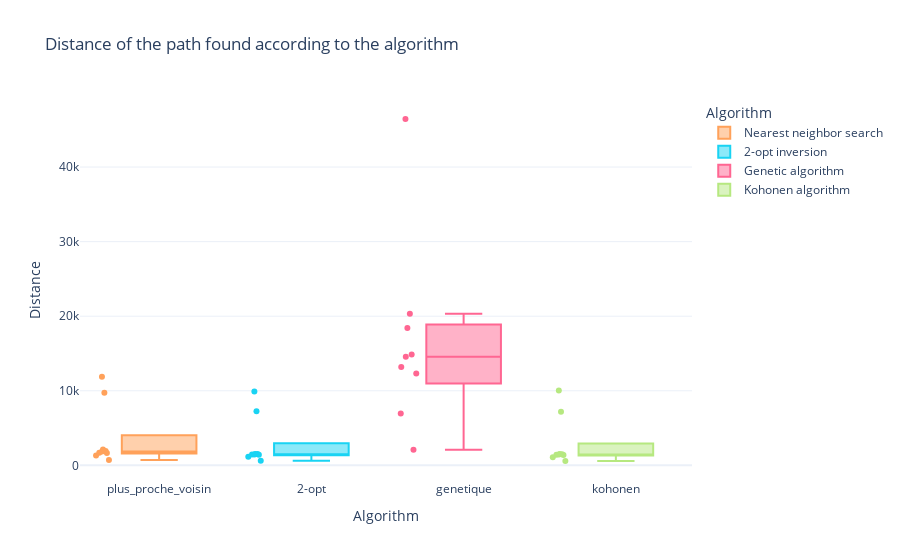
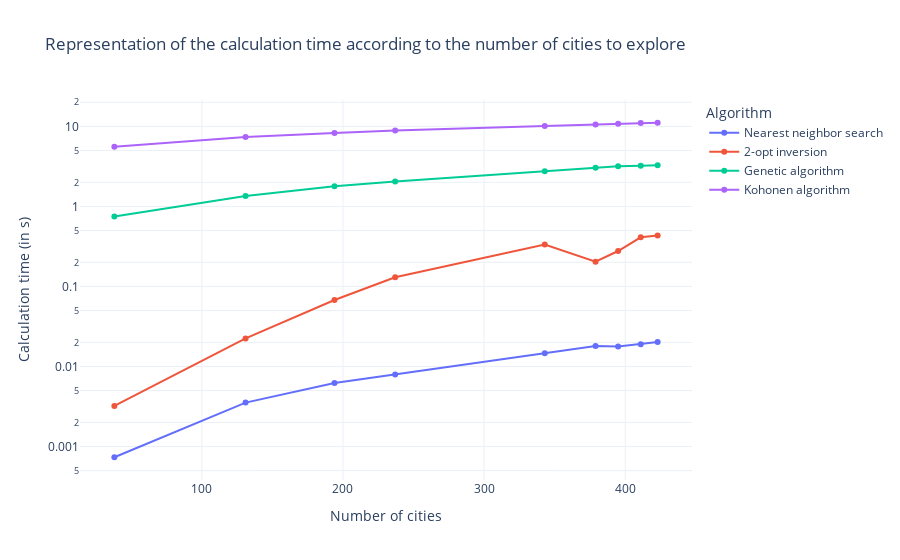

The cell these charts' notebook holds for them, in order:
### Markdown cell above
### Affichage des graphiques de comparaison des algorithmes implémentés

### Code cell
# Création des visuels d'analyse des algorithmes

fig_analyse_distance=representation_resultats('resultats/csv/test_global_algos.csv')
fig_analyse_distance.show()

fig_analyse_temps_cacul=representation_temps_calcul('resultats/csv/test_global_algos.csv')
fig_analyse_temps_cacul.show()

### Figure 1 — Plotly figure (JSON) as saved in the notebook; plotly's stock layout.template omitted (floating-point values rounded to 4 significant figures)
{"data": [{"alignmentgroup": "True", "boxpoints": "all", "hovertemplate": "Algorithm=%{x}<br>Distance=%{y}<extra></extra>", "legendgroup": "Nearest neighbor search", "marker": {"color": "#FFA15A"}, "name": "Nearest neighbor search", "notched": false, "offsetgroup": "plus_proche_voisin", "orientation": "v", "showlegend": true, "type": "box", "x": ["plus_proche_voisin", "plus_proche_voisin", "plus_proche_voisin", "plus_proche_voisin", "plus_proche_voisin", "plus_proche_voisin", "plus_proche_voisin", "plus_proche_voisin", "plus_proche_voisin"], "x0": " ", "xaxis": "x", "y": [9749.0, 709.5, 11890.0, 1327.0, 2135.0, 1663.0, 1689.0, 1838.0, 1910.0], "y0": " ", "yaxis": "y"}, {"alignmentgroup": "True", "boxpoints": "all", "hovertemplate": "Algorithm=%{x}<br>Distance=%{y}<extra></extra>", "legendgroup": "2-opt inversion", "marker": {"color": "#19d3f3"}, "name": "2-opt inversion", "notched": false, "offsetgroup": "2-opt", "orientation": "v", "showlegend": true, "type": "box", "x": ["2-opt", "2-opt", "2-opt", "2-opt", "2-opt", "2-opt", "2-opt", "2-opt", "2-opt"], "x0": " ", "xaxis": "x", "y": [7245.0, 626.2, 9889.0, 1152.0, 1449.0, 1442.0, 1420.0, 1515.0, 1523.0], "y0": " ", "yaxis": "y"}, {"alignmentgroup": "True", "boxpoints": "all", "hovertemplate": "Algorithm=%{x}<br>Distance=%{y}<extra></extra>", "legendgroup": "Genetic algorithm", "marker": {"color": "#FF6692"}, "name": "Genetic algorithm", "notched": false, "offsetgroup": "genetique", "orientation": "v", "showlegend": true, "type": "box", "x": ["genetique", "genetique", "genetique", "genetique", "genetique", "genetique", "genetique", "genetique", "genetique"], "x0": " ", "xaxis": "x", "y": [12320.0, 2104.0, 46440.0, 6956.0, 18400.0, 20340.0, 13180.0, 14540.0, 14870.0], "y0": " ", "yaxis": "y"}, {"alignmentgroup": "True", "boxpoints": "all", "hovertemplate": "Algorithm=%{x}<br>Distance=%{y}<extra></extra>", "legendgroup": "Kohonen algorithm", "marker": {"color": "#B6E880"}, "name": "Kohonen algorithm", "notched": false, "offsetgroup": "kohonen", "orientation": "v", "showlegend": true, "type": "box", "x": ["kohonen", "kohonen", "kohonen", "kohonen", "kohonen", "kohonen", "kohonen", "kohonen", "kohonen"], "x0": " ", "xaxis": "x", "y": [7186.0, 581.0, 10020.0, 1089.0, 1467.0, 1414.0, 1399.0, 1485.0, 1529.0], "y0": " ", "yaxis": "y"}], "layout": {"boxmode": "overlay", "legend": {"title": {"text": "Algorithm"}, "tracegroupgap": 0}, "title": {"text": "Distance of the path found according to the algorithm"}, "xaxis": {"anchor": "y", "categoryarray": ["2-opt inversion", "Nearest neighbor search", "Genetic algorithm", "Kohonen algorithm", "plus_proche_voisin", "2-opt", "genetique", "kohonen"], "categoryorder": "array", "domain": [0, 1], "title": {"text": "Algorithm"}}, "yaxis": {"anchor": "x", "domain": [0, 1], "title": {"text": "Distance"}}}}

### Figure 2 — Plotly figure (JSON) as saved in the notebook; plotly's stock layout.template omitted (floating-point values rounded to 4 significant figures)
{"data": [{"hovertemplate": "Algorithm=Nearest neighbor search<br>Number of cities=%{x}<br>Calculation time (in s)=%{y}<extra></extra>", "legendgroup": "Nearest neighbor search", "line": {"color": "#636efa", "dash": "solid"}, "marker": {"symbol": "circle"}, "mode": "markers+lines", "name": "Nearest neighbor search", "orientation": "v", "showlegend": true, "type": "scatter", "x": [38, 131, 194, 237, 343, 379, 395, 411, 423], "xaxis": "x", "y": [0.0007339, 0.003534, 0.006202, 0.007929, 0.01462, 0.01802, 0.0178, 0.01902, 0.02021], "yaxis": "y"}, {"hovertemplate": "Algorithm=2-opt inversion<br>Number of cities=%{x}<br>Calculation time (in s)=%{y}<extra></extra>", "legendgroup": "2-opt inversion", "line": {"color": "#EF553B", "dash": "solid"}, "marker": {"symbol": "circle"}, "mode": "markers+lines", "name": "2-opt inversion", "orientation": "v", "showlegend": true, "type": "scatter", "x": [38, 131, 194, 237, 343, 379, 395, 411, 423], "xaxis": "x", "y": [0.003213, 0.02244, 0.06765, 0.1303, 0.3348, 0.2041, 0.2774, 0.4114, 0.4347], "yaxis": "y"}, {"hovertemplate": "Algorithm=Genetic algorithm<br>Number of cities=%{x}<br>Calculation time (in s)=%{y}<extra></extra>", "legendgroup": "Genetic algorithm", "line": {"color": "#00cc96", "dash": "solid"}, "marker": {"symbol": "circle"}, "mode": "markers+lines", "name": "Genetic algorithm", "orientation": "v", "showlegend": true, "type": "scatter", "x": [38, 131, 194, 237, 343, 379, 395, 411, 423], "xaxis": "x", "y": [0.75, 1.353, 1.792, 2.053, 2.752, 3.044, 3.181, 3.219, 3.281], "yaxis": "y"}, {"hovertemplate": "Algorithm=Kohonen algorithm<br>Number of cities=%{x}<br>Calculation time (in s)=%{y}<extra></extra>", "legendgroup": "Kohonen algorithm", "line": {"color": "#ab63fa", "dash": "solid"}, "marker": {"symbol": "circle"}, "mode": "markers+lines", "name": "Kohonen algorithm", "orientation": "v", "showlegend": true, "type": "scatter", "x": [38, 131, 194, 237, 343, 379, 395, 411, 423], "xaxis": "x", "y": [5.587, 7.362, 8.272, 8.892, 10.16, 10.58, 10.82, 11.06, 11.11], "yaxis": "y"}], "layout": {"legend": {"title": {"text": "Algorithm"}, "tracegroupgap": 0}, "title": {"text": "Representation of the calculation time according to the number of cities to explore"}, "xaxis": {"anchor": "y", "domain": [0, 1], "title": {"text": "Number of cities"}}, "yaxis": {"anchor": "x", "domain": [0, 1], "title": {"text": "Calculation time (in s)"}, "type": "log"}}}
